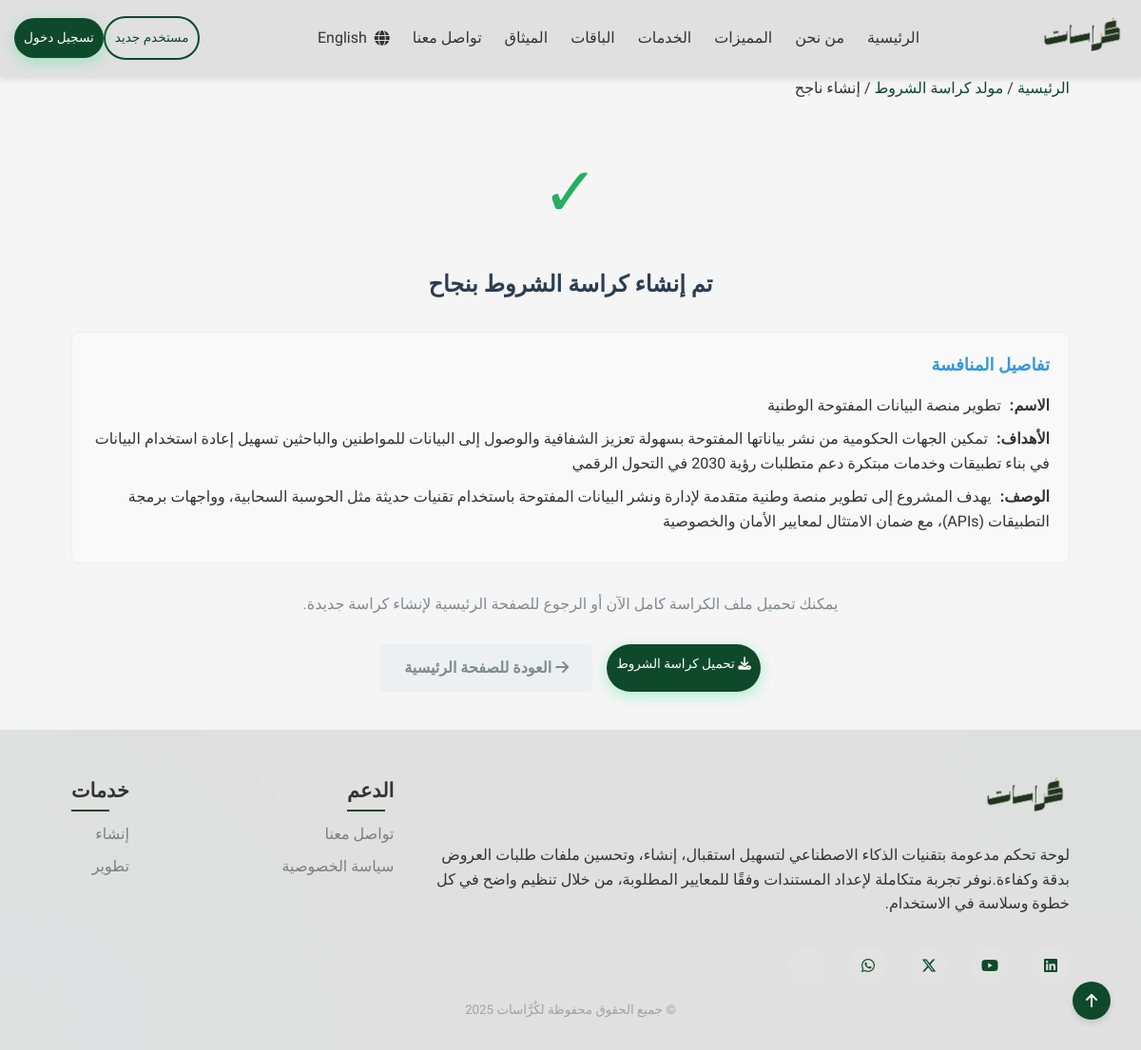
/generator/success/15/, run on the app's committed database.
### generator/models.py (models this page shows, shortened)
class RfpDocument(models.Model):
    STATUS_CHOICES = (
        ('pending', 'Pending'),
        ('processing', 'Processing'),
        ('completed', 'Completed'),
        ('error', 'Error'),
    )
    competition_name = models.CharField(max_length=255)
    competition_description = models.TextField()
    competition_objectives = models.TextField()
    if settings.USE_S3:
        document_file = models.FileField(upload_to='', storage=RfpDocumentStorage())
    else:
        document_file = models.FileField(upload_to='rfp_documents/')
    created_at = models.DateTimeField(default=timezone.now)
    status = models.CharField(max_length=20, choices=STATUS_CHOICES, default='pending')
    task_id = models.CharField(max_length=255, null=True, blank=True)
    error_message = models.TextField(blank=True, null=True)

### generator/views.py (the view)
# urls.py: path('success/<int:rfp_id>/', views.success_view, name='success'),
def success_view(request, rfp_id):
    try:
        rfp = RfpDocument.objects.get(id=rfp_id)
        if rfp.status != 'completed':
            return redirect('generator:task_status', task_id=rfp.task_id, document_type='rfp', document_id=rfp.id)
        filename = os.path.basename(rfp.document_file.name)
        return render(request, 'generator/success.html', {
            'rfp': rfp,
            'filename': filename
        })
    except RfpDocument.DoesNotExist:
        messages.warning(request, 'المستند المطلوب غير موجود.')
        return redirect('generator:rfp_form')

### core/context_processors.py (called while the page is built)
def language_context(request):
    current_language = get_language() or 'ar'  # Default to Arabic if not set
    if current_language == 'ar':
        opposite_language = 'en'
        opposite_language_name = 'English'
    else:
        opposite_language = 'ar'
        opposite_language_name = 'العربية'
    path = request.path
    if path.startswith('/en/'):
        path = path[3:] or '/'
    elif path.startswith('/ar/'):
        path = path[3:] or '/'
    if not path:
        path = '/'
    elif not path.startswith('/'):
        path = '/' + path
    return {
        'current_language': current_language,
        'opposite_language': opposite_language,
        'opposite_language_name': opposite_language_name,
        'clean_path': path,  # Path without language prefix
    }

### templates/generator/success.html (shortened to what this page needs)
{% extends 'base.html' %}
{% load static %}
{% load i18n %}
{% block extra_css %}
<link rel="stylesheet" href="{% static 'style/style.css' %}" />
{% endblock %}
{% block content %}
<section class="document-header">
    <div class="container">
        <div class="breadcrumb">
            <a href="{% url 'core:index' %}">{% trans "الرئيسية" %}</a> /
            <a href="{% url 'generator:rfp_form' %}">{% trans "مولد كراسة الشروط" %}</a> /
            <span>{% trans "إنشاء ناجح" %}</span>
        </div>
    </div>
</section>
<section class="success-section">
    <div class="container">
        <div class="success-icon">✓</div>
        <h1 class="success-title">{% trans "تم إنشاء كراسة الشروط بنجاح" %}</h1>
        <div class="rfp-details">
            <h3>{% trans "تفاصيل المنافسة" %}</h3>
            <p><strong>{% trans "الاسم:" %}</strong> {{ rfp.competition_name }}</p>
            <p><strong>{% trans "الأهداف:" %}</strong> {{ rfp.competition_objectives }}</p>
            <p><strong>{% trans "الوصف:" %}</strong> {{ rfp.competition_description }}</p>
        </div>
        <p class="message-text">{% trans "يمكنك تحميل ملف الكراسة كامل الآن أو الرجوع للصفحة الرئيسية لإنشاء كراسة جديدة." %}</p>
        <div class="actions-container">
            <a href="{% url 'generator:download_by_id' rfp.id %}" class="btn btn-primary">
                <i class="fas fa-download"></i> {% trans "تحميل كراسة الشروط" %}
</a>
            <a href="{% url 'generator:rfp_form' %}" class="return-btn">
                <i class="fas fa-arrow-right"></i> {% trans "العودة للصفحة الرئيسية" %}
            </a>
        </div>
    </div>
</section>
{% endblock %}

### templates/base.html (shortened to what this page needs)
{% load static %}
{% load i18n %}
<!DOCTYPE html>
<html lang="{{ LANGUAGE_CODE }}" dir="{% if LANGUAGE_CODE == 'ar' %}rtl{% else %}ltr{% endif %}">
<head>
  <link rel="stylesheet" href="{% static 'style/style.css' %}" />
  <link rel="stylesheet" href="https://cdnjs.cloudflare.com/ajax/libs/font-awesome/6.4.2/css/all.min.css" />
  {% block extra_css %}{% endblock %}
</head>
<body>
  <header>
    <div class="container header-container">
      <div class="logo">
        <a href="{% url 'core:index' %}">
          <img src="{% static 'images/logo1.png' %}" alt="{% trans 'Kurras Logo' %}" style="height: 40px;">
        </a>
      </div>
      <nav>
        <ul>
          <li><a href="{% url 'core:index' %}#hero">{% trans "الرئيسية" %}</a></li>
          <li><a href="{% url 'core:index' %}#about">{% trans "من نحن" %}</a></li>
          <li><a href="{% url 'core:index' %}#features">{% trans "المميزات" %}</a></li>
          <li><a href="{% url 'core:index' %}#services">{% trans "الخدمات" %}</a></li>
          <li><a href="{% url 'core:index' %}#packages">{% trans "الباقات" %}</a></li>
          <li><a href="{% url 'core:index' %}#charter">{% trans "الميثاق" %}</a></li>
          <li><a href="{% url 'core:index' %}#contact">{% trans "تواصل معنا" %}</a></li>
          <li>
            <form action="{% url 'set_language' %}" method="post" id="language-form">
              <div class="lang-toggle" onclick="document.getElementById('language-form').submit();">
                <i class="fas fa-globe"></i>
                <span>{{ opposite_language_name }}</span>
              </div>
            </form>
          </li>
        </ul>
      </nav>
        {% if user.is_authenticated %}
          <a href="{% url 'accounts:profile' %}" class="btn btn-filled">{% trans "الملف الشخصي" %}</a>
        {% else %}
          <a href="{% url 'accounts:signup' %}" class="btn btn-outline">{% trans "مستخدم جديد" %}</a>
          <a href="{% url 'accounts:login' %}" class="btn btn-filled">{% trans "تسجيل دخول" %}</a>
        {% endif %}
      </div>
  </header>
  <main>
    {% block content %}{% endblock %}
  </main>
  <footer>
    <div class="container">
      <div class="footer-content">
        <div class="footer-logo">
          <h2>
            <img src="{% static 'images/logo1.png' %}" alt="{% trans 'Kurras Logo' %}" style="height: 40px;">
          </h2>
          <p>
            {% trans " لوحة تحكم مدعومة بتقنيات الذكاء الاصطناعي لتسهيل استقبال، إنشاء، وتحسين ملفات طلبات العروض بدقة وكفاءة.نوفر تجربة متكاملة لإعداد المستندات وفقًا للمعايير المطلوبة، من خلال تنظيم واضح في كل خطوة وسلاسة في الاستخدام. " %}
          </p>
        </div>
        <div class="footer-links">
          <div class="footer-section">
            <h3>{% trans "الدعم" %}</h3>
            <ul>
              <li><a href="{% url 'core:index' %}#contact">{% trans "تواصل معنا" %}</a></li>
              <li><a href="{% url 'core:privacy_policy' %}">{% trans "سياسة الخصوصية" %}</a></li>
            </ul>
          </div>
          <div class="footer-section">
            <h3>{% trans "خدمات" %}</h3>
            <ul>
              <li><a href="{% url 'generator:generate_rfp' %}">{% trans "إنشاء" %}</a></li>
              <li><a href="{% url 'generator:improve_rfp_form' %}">{% trans "تطوير" %}</a></li>
            </ul>
          </div>
        </div>
      </div>
      <div class="social-links">
        <a href="https://www.linkedin.com/feed/"><i class="fab fa-linkedin"></i></a>
        <a href="https://youtube.com/@kurrasat?si=8gmAf3xv9nUktqK1" target="_blank"><i class="fab fa-youtube"></i></a>
        <a href="https://x.com/Kurrasatt" target="_blank"><i class="fa-brands fa-x-twitter"></i></a>
        <a href="https://wa.me/966599262757" target="_blank"><i class="fab fa-whatsapp"></i></a>
        <a href="mailto:kurrasat.saudi@gmail.com" <i class="fas fa-envelope"></i>
        </a>
              </div>
      <div class="copyright">
        <p>{% trans "&copy; جمع الحقوق محفوظة لكُرَّاسات 2025" %}</p>
      </div>
      <div class="scroll-to-top">
        <a href="#top"><i class="fas fa-arrow-up"></i></a>
      </div>
    </div>
  </footer>
</body>
</html>

### templates/generator/success.html (style rules this page uses)
.success-section { padding: 40px 0; }
.success-icon { color: #27ae60; font-size: 72px; margin-bottom: 20px; text-align: center; }
.success-title { color: #2c3e50; margin-bottom: 30px; text-align: center; }
.rfp-details { background-color: #f9f9f9; border: 1px solid #eee; border-radius: 8px; padding: 20px; margin: 30px 0; }
.rfp-details h3 { margin-top: 0; color: #3498db; font-size: 18px; margin-bottom: 15px; }
.rfp-details p { margin-bottom: 10px; line-height: 1.6; }
.rfp-details strong { font-weight: bold; margin-left: 5px; }
.actions-container { display: flex; justify-content: center; margin-top: 30px; gap: 15px; flex-wrap: wrap; }
.return-btn { display: inline-block; background-color: #ecf0f1; color: #7f8c8d; text-decoration: none; padding: 12px 25px; border-radius: 4px; font-weight: bold; font-size: 16px; }
.message-text { text-align: center; margin: 20px 0; color: #7f8c8d; }

### data on the page
RfpDocument: competition_name "تطوير منصة البيانات المفتوحة الوطنية", competition_objectives "تمكين الجهات الحكومية من نشر بياناتها المفتوحة بسهولة تعزيز الشفافية والوصول إلى البيانات للمواطنين والباحثين تسهيل إعادة استخدام البيانات في بناء تطبيقات وخدمات مبتكرة دعم متطلبات رؤية 2030 في التحول الرقمي", competition_description "يهدف المشروع إلى تطوير منصة وطنية متقدمة لإدارة ونشر البيانات المفتوحة باستخدام تقنيات حديثة مثل الحوسبة السحابية، وواجهات برمجة التطبيقات (APIs)، مع ضمان الامتثال لمعايير الأمان والخصوصية"

### other printed values
{{ opposite_language_name }} "English"
